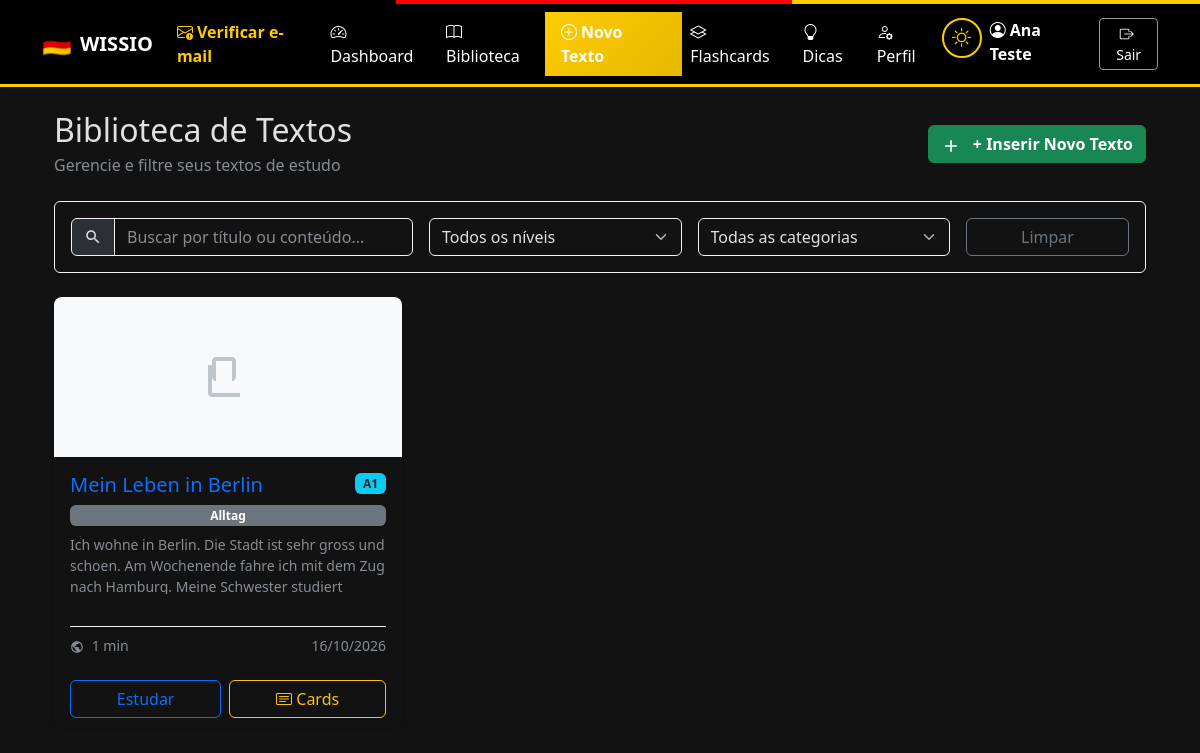
The page /biblioteca (signed in) on the database as committed earlier.
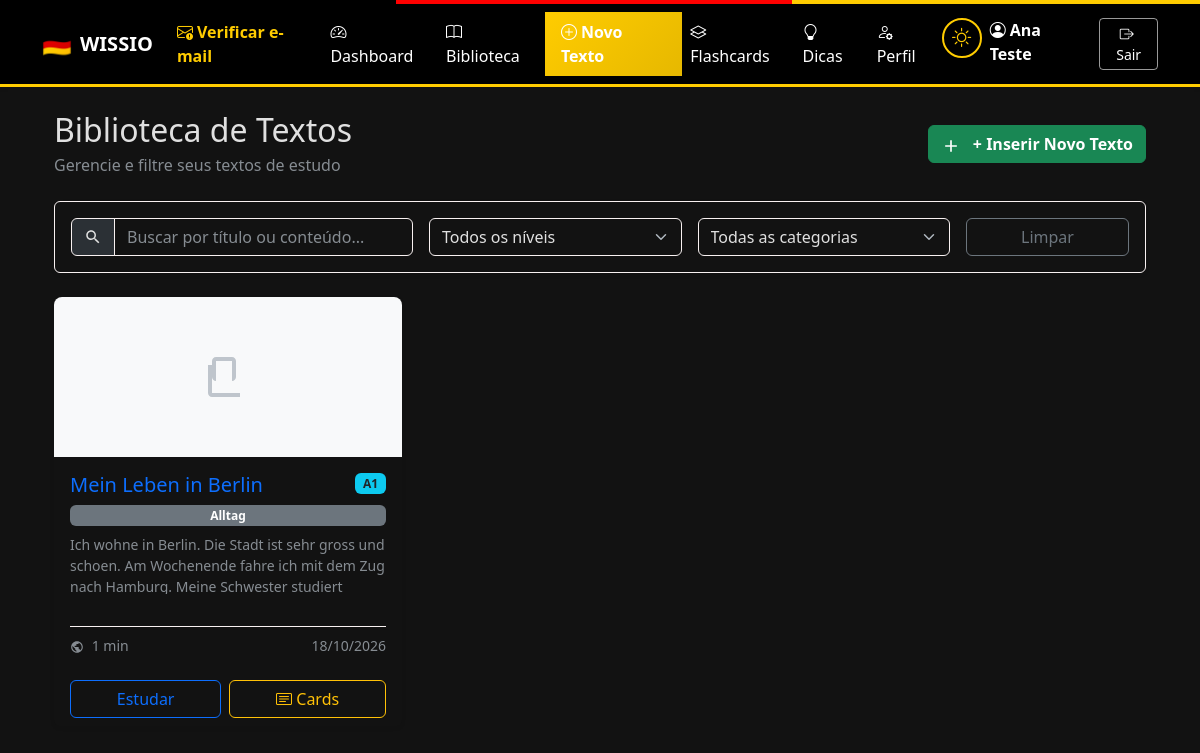
The same page on the database as committed later.
### models.py (models this page shows)
class Texto(db.Model):
    __tablename__ = 'textos'
    id = db.Column(db.Integer, primary_key=True)
    titulo = db.Column(db.String(150), nullable=False)
    conteudo_original = db.Column(db.Text, nullable=False)
    nivel = db.Column(db.Enum(NivelCEFR), nullable=False, values_callable=_valores_enum)
    ctest_conteudo = db.Column(db.Text, nullable=True)
    ctest_respostas = db.Column(db.JSON, nullable=True)
    categoria = db.Column(db.String(50), nullable=True)
    tempo_estimado_min = db.Column(db.Integer, nullable=True)
    imagem_url = db.Column(db.String(500), nullable=True)
    created_at = db.Column(db.DateTime, default=lambda: datetime.now(timezone.utc))
    usuario_id = db.Column(db.Integer, db.ForeignKey('usuarios.id'), nullable=False)
    flashcards = db.relationship('Flashcard', backref='texto', lazy=True, cascade='all, delete-orphan')
    ctest_submissoes = db.relationship('CTestSubmissao', backref='texto', lazy=True, cascade='all, delete-orphan')

### app.py (the view, shortened to what this page needs)
@app.route('/biblioteca')
@login_required
def biblioteca():
    usuario = get_current_user()
    nivel_filtro = request.args.get('nivel')
    busca = request.args.get('busca', '').strip()
    categoria = request.args.get('categoria')
    query = Texto.query.filter_by(usuario_id=usuario.id)
    if nivel_filtro:
        query = query.filter(Texto.nivel == NivelCEFR(nivel_filtro))
    if categoria:
        query = query.filter(Texto.categoria == categoria)
    textos = query.order_by(Texto.created_at.desc()).all()
    categorias = db.session.query(Texto.categoria).filter_by(usuario_id=usuario.id).distinct().all()
    categorias = [c[0] for c in categorias if c[0]]
    return render_template('biblioteca.html',
                         textos=textos,
                         categorias=categorias,
                         niveis=NivelCEFR,
                         filtro_nivel=nivel_filtro,
                         filtro_categoria=categoria,
                         busca=busca)

### app.py (called while the page is built)
def login_required(f):
    @wraps(f)
    def decorated_function(*args, **kwargs):
        if 'usuario_id' not in session:
            flash('Faça login para acessar esta página.', 'warning')
            return redirect(url_for('login', next=request.url))
        return f(*args, **kwargs)
    return decorated_function

def get_current_user():
    if 'usuario_id' in session:
        return Usuario.query.get(session['usuario_id'])
    return None

@app.context_processor
def inject_globals():
    usuario = get_current_user()
    tema_escuro = session.get('tema_escuro')
    if tema_escuro is None and usuario is not None:
        tema_escuro = usuario.tema_escuro
    return {
        'usuario': usuario,
        'tema_escuro': bool(tema_escuro),
    }

### templates/biblioteca.html (shortened to what the changed rows need)
{% extends "base.html" %}
{% block content %}
<div class="container mb-5">
    <div class="d-flex flex-column flex-md-row justify-content-between align-items-start align-items-md-center gap-3 mb-4">
        <div>
            <h2 class="mb-1">Biblioteca de Textos</h2>
        </div>
    </div>
    {% if textos %}
    <div class="row row-cols-1 row-cols-md-2 row-cols-lg-3 g-4">
        {% for texto in textos %}
        <div class="col">
            <div class="card text-card h-100 shadow-sm">
                {% if texto.imagem_url %}
                <img src="{{ texto.imagem_url }}" class="card-img-top" alt="{{ texto.titulo }}" style="height: 160px; object-fit: cover;">
                {% else %}
                <div class="card-img-top bg-light d-flex align-items-center justify-content-center" style="height: 160px;">
                    <svg width="48" height="48" fill="currentColor" class="text-muted" viewBox="0 0 24 24"><path d="M4 6H2v14c0 1.1.9 2 2 2h14v-2H4V6zm10-4H6c-1.1 0-2 .9-2 2v8c0 1.1.9 2 2 2h8c1.1 0 2-.9 2-2V4c0-1.1-.9-2-2-2zm0 12H6V4h8v10z"/></svg>
                </div>
                {% endif %}
                <div class="card-body d-flex flex-column">
                    <div class="d-flex justify-content-between align-items-start mb-2">
                        <h5 class="card-title text-primary m-0">{{ texto.titulo }}</h5>
                        <span class="badge bg-info text-dark">{{ texto.nivel.value }}</span>
                    </div>
                    {% if texto.categoria %}
                    <span class="badge bg-secondary mb-2">{{ texto.categoria }}</span>
                    {% endif %}
                    <p class="card-text text-muted small flex-grow-1" style="max-height: 60px; overflow: hidden;">{{ texto.conteudo_original[:150] }}...</p>
                    <div class="d-flex justify-content-between align-items-center mt-3 pt-2 border-top">
                        <small class="text-muted">
                            {{ texto.tempo_estimado_min }} min
                        </small>
                        <small class="text-muted">{{ texto.created_at.strftime('%d/%m/%Y') }}</small>
                    </div>
                </div>
                <div class="card-footer bg-transparent border-0 d-flex gap-2">
                    <a href="{{ url_for('ver_texto', id=texto.id) }}" class="btn btn-outline-primary flex-fill">Estudar</a>
                    <a href="{{ url_for('flashcards_do_texto', id=texto.id) }}" class="btn btn-outline-warning flex-fill" title="Ver flashcards deste texto">
                        <i class="bi bi-card-text"></i> Cards
                    </a>
                </div>
            </div>
        </div>
        {% endfor %}
    </div>
    {% endif %}
</div>
{% endblock %}

Rows that differ between the two databases and show on the page:
changed Texto "Mein Leben in Berlin": created_at "16/10/2026" → "18/10/2026"
